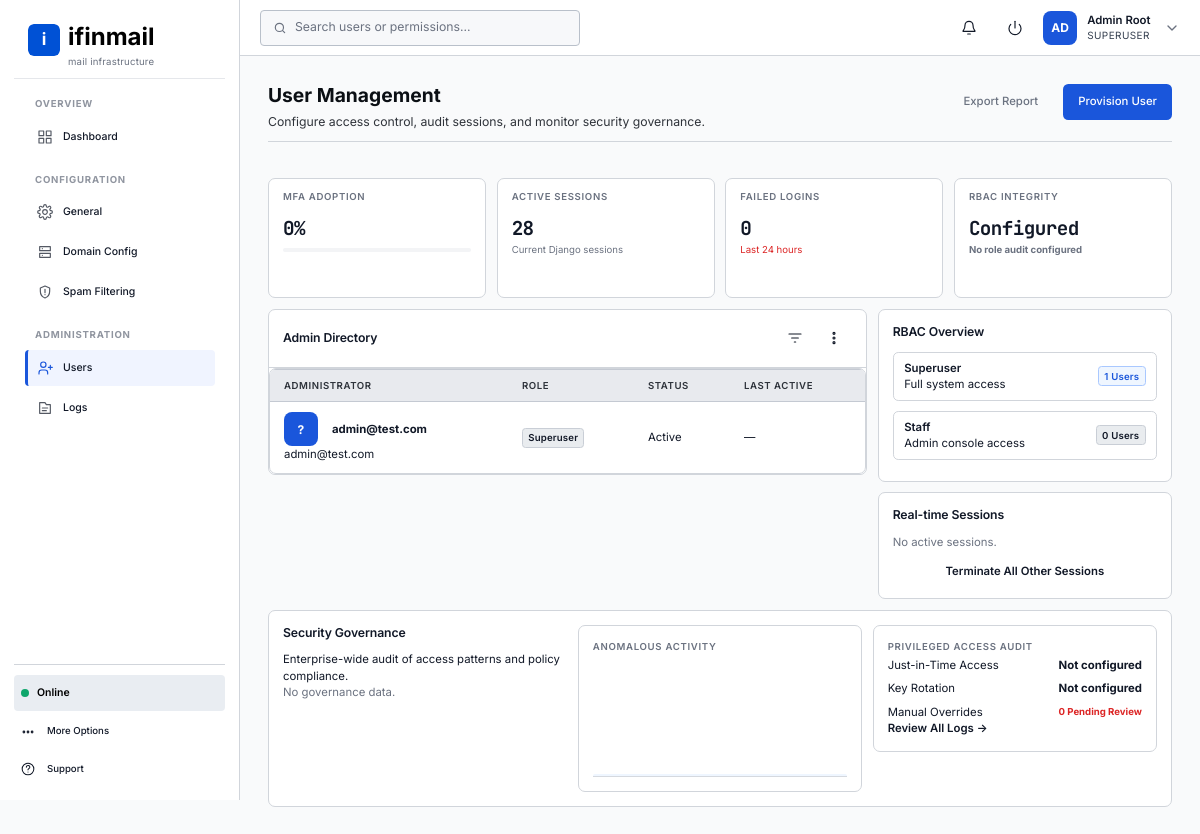
The app's page /accounts/users/ (signed in), older data.
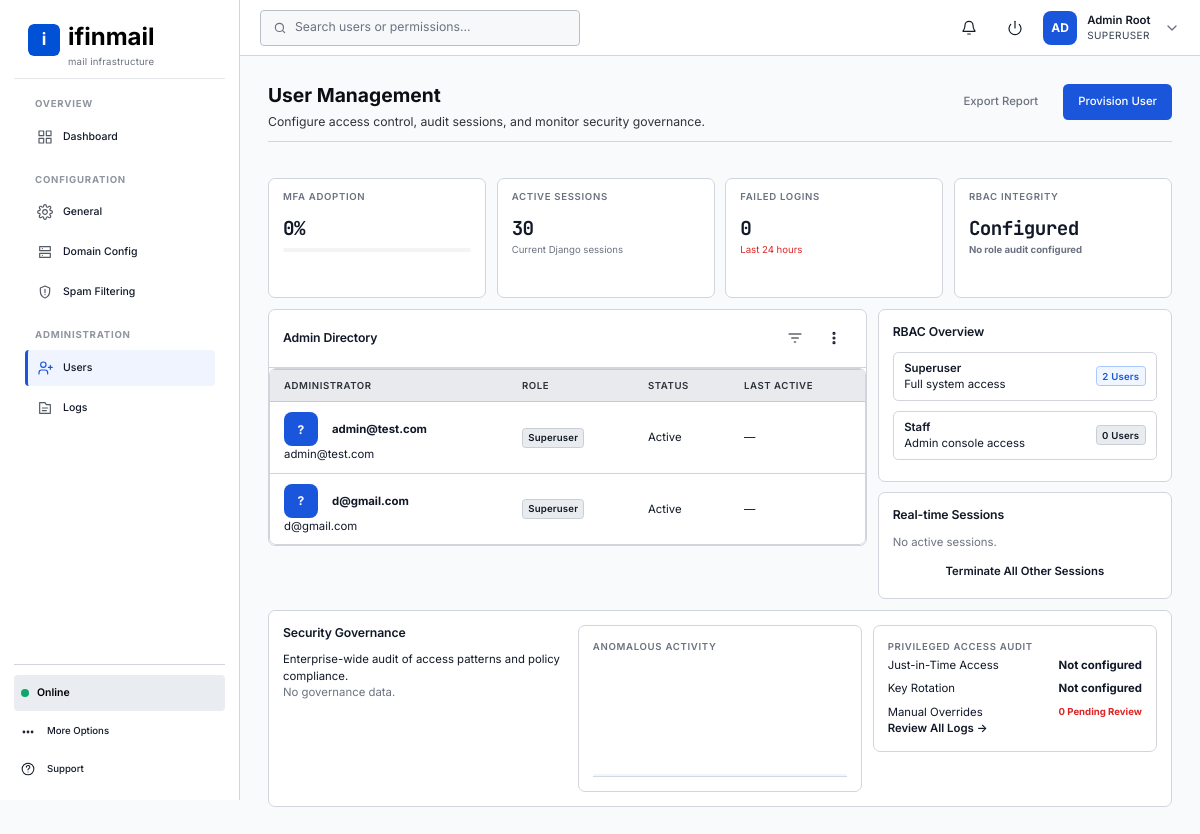
The same page, newer data.
### backend/apps/accounts/models/__init__.py (models this page shows, shortened)
class MailUser(AbstractBaseUser):
    id = models.UUIDField(primary_key=True, default=uuid.uuid4, editable=False)
    email = models.CharField(max_length=255, unique=True)
    password_hash = models.CharField(max_length=512, blank=True, null=True)
    is_active = models.BooleanField(default=True)
    is_staff = models.BooleanField(default=False)
    is_superuser = models.BooleanField(default=False)
    created_at = models.DateTimeField(auto_now_add=True)
    objects = MailUserManager()
    USERNAME_FIELD = 'email'
    REQUIRED_FIELDS: list[str] = []
    class Meta:
        managed = False
        db_table = 'users'

### backend/apps/accounts/views/users.py (the view)
# urls.py: path('users/', user_management, name='user_management'),
@login_required
@user_passes_test(_is_staff, login_url='accounts:login')
def user_management(request: HttpRequest) -> HttpResponse:
    admins = _admin_directory_rows()
    active_sessions = Session.objects.count()
    superuser_count = sum(1 for admin in admins if admin['role'] == 'Superuser')
    staff_count = sum(1 for admin in admins if admin['role'] == 'Staff')
    return render(
        request,
        'admin/user_management.html',
        {
            'active_section': 'users',
            'header_search_placeholder': 'Search users or permissions...',
            'show_user_profile': True,
            'admin_headers': [_('Administrator'), _('Role'), _('Status'), _('Last Active')],
            'admins': admins,
            'is_mock': False,
            'mfa_adoption_pct': '0%',
            'active_sessions': str(active_sessions),
            'session_domains': str(_('Current Django sessions')),
            'failed_logins': '0',
            'rbac_status': str(_('Configured')),
            'unassigned_roles': str(_('No role audit configured')),
            'role_counts': [
                {
                    'name': str(_('Superuser')),
                    'desc': str(_('Full system access')),
                    'count': str(_('%(count)d Users') % {'count': superuser_count}),
                    'badge_class': 'ifinmail-badge--info',
                },
                {
                    'name': str(_('Staff')),
                    'desc': str(_('Admin console access')),
                    'count': str(_('%(count)d Users') % {'count': staff_count}),
                    'badge_class': '',
                },
            ],
            'live_sessions': [],
            'governance_items': [],
            'anomaly_bars': [],
            'anomaly_description': '',
            'audit_stats': {
                'jit_access': str(_('Not configured')),
                'key_rotation': str(_('Not configured')),
                'manual_overrides': str(_('0 Pending Review')),
            },
        },
    )

### backend/apps/accounts/services/__init__.py (called while the page is built)
    @staticmethod
    def get_all_users() -> QuerySet[MailUser]:
        return MailUser.objects.order_by('email')

### backend/apps/accounts/views/auth.py (called while the page is built)
def _is_staff(user: object) -> bool:
    if not user.is_authenticated:
        return False
    try:
        user.refresh_from_db(fields=['is_staff', 'is_superuser', 'is_active'])
    except ObjectDoesNotExist:
        logger.warning('User object disappeared during staff check')
        return False
    if not user.is_active:
        return False
    return user.is_staff or user.is_superuser

### backend/apps/accounts/views/users.py (called while the page is built)
def _admin_directory_rows() -> list[dict[str, str]]:
    rows: list[dict[str, str]] = []
    for user in UserService.get_all_users():
        if not (user.is_staff or user.is_superuser):
            continue
        rows.append(
            {
                'name': user.email,
                'email': user.email,
                'role': 'Superuser' if user.is_superuser else 'Staff',
                'status': 'Active' if user.is_active else 'Inactive',
                'last_active': user.last_login.isoformat() if user.last_login else '',
            }
        )
    return rows

### frontend/templates/admin/user_management.html (shortened to what the changed rows need)
{% extends "base.html" %}
{% load i18n %}{% load static %}
{% block content %}
<section class="ifinmail-admin-content">
    <div class="ifinmail-admin-page">
        <div class="ifinmail-page-header">
            <div>
                <h1 class="ifinmail-page-title">{% trans 'User Management' %}</h1>
            </div>
        </div>
        <div class="ifinmail-admin-grid">
            <article class="ifinmail-stat-panel ifinmail-span-3"><span class="ifinmail-overline">{% trans 'Active Sessions' %}</span><span class="ifinmail-stat-big">{{ active_sessions|default:'0' }}</span><p class="ifinmail-stat-detail">{{ session_domains|default:'' }}</p></article>
            <article class="ifinmail-table-panel ifinmail-span-8">
                <div class="ifinmail-table-panel-header">
                    <h2 class="ifinmail-panel-title">{% trans 'Admin Directory' %}</h2>
                </div>
                {% include "includes/admin_table.html" with span=None title=None headers=admin_headers|default:'' rows=admins|default:'' row_template="admin/partials/admin_row.html" %}
            </article>
            <aside class="ifinmail-span-4">
                <article class="ifinmail-panel">
                    <h2 class="ifinmail-panel-title">{% trans 'RBAC Overview' %}</h2>
                    <div class="ifinmail-role-list">
                        {% for role in role_counts %}
                        <div class="ifinmail-role-card"><span><strong>{{ role.name|default:'' }}</strong><br>{{ role.desc|default:'' }}</span><span class="ifinmail-badge{% if role.badge_class %} {{ role.badge_class }}{% endif %}">{{ role.count|default:'0' }}</span></div>
                        {% empty %}
                        <p class="ifinmail-text--muted">{% trans 'No roles configured.' %}</p>
                        {% endfor %}
                    </div>
                </article>
                <article class="ifinmail-panel ifinmail-panel--stacked">
                    <h2 class="ifinmail-panel-title">{% trans 'Real-time Sessions' %}</h2>
                </article>
            </aside>
            <article class="ifinmail-panel ifinmail-span-12">
                <div class="ifinmail-admin-grid">
                    <div class="ifinmail-span-4"><h2 class="ifinmail-panel-title">{% trans 'Security Governance' %}</h2></div>
                </div>
            </article>
        </div>
    </div>
</section>
{% endblock %}

### frontend/templates/admin/partials/admin_row.html
{% load i18n %}
<tr>
    <td><span class="ifinmail-avatar" style="margin-right:14px">{{ row.initials|default:'?' }}</span><strong>{{ row.name|default:'' }}</strong><br>{{ row.email|default:'' }}</td>
    <td><span class="ifinmail-badge">{{ row.role|default:'—' }}</span></td>
    <td><span class="ifinmail-status-dot {% if row.status == 'Offline' %}ifinmail-status-dot--idle{% endif %}">{{ row.status|default:'—' }}</span></td>
    <td>{{ row.last|default:'—' }}</td>
</tr>

Row changes from the older to the newer data that the page shows:
added MailUser: name "d@gmail.com", email "d@gmail.com"
Text that changed along with them:
{{ active_sessions|default:'0' }}: "28" → "30"
new list line: "? Superuser Active —"
new list line: "Superuser Full system access 2 Users"
list line gone: "Superuser Full system access 1 Users"
